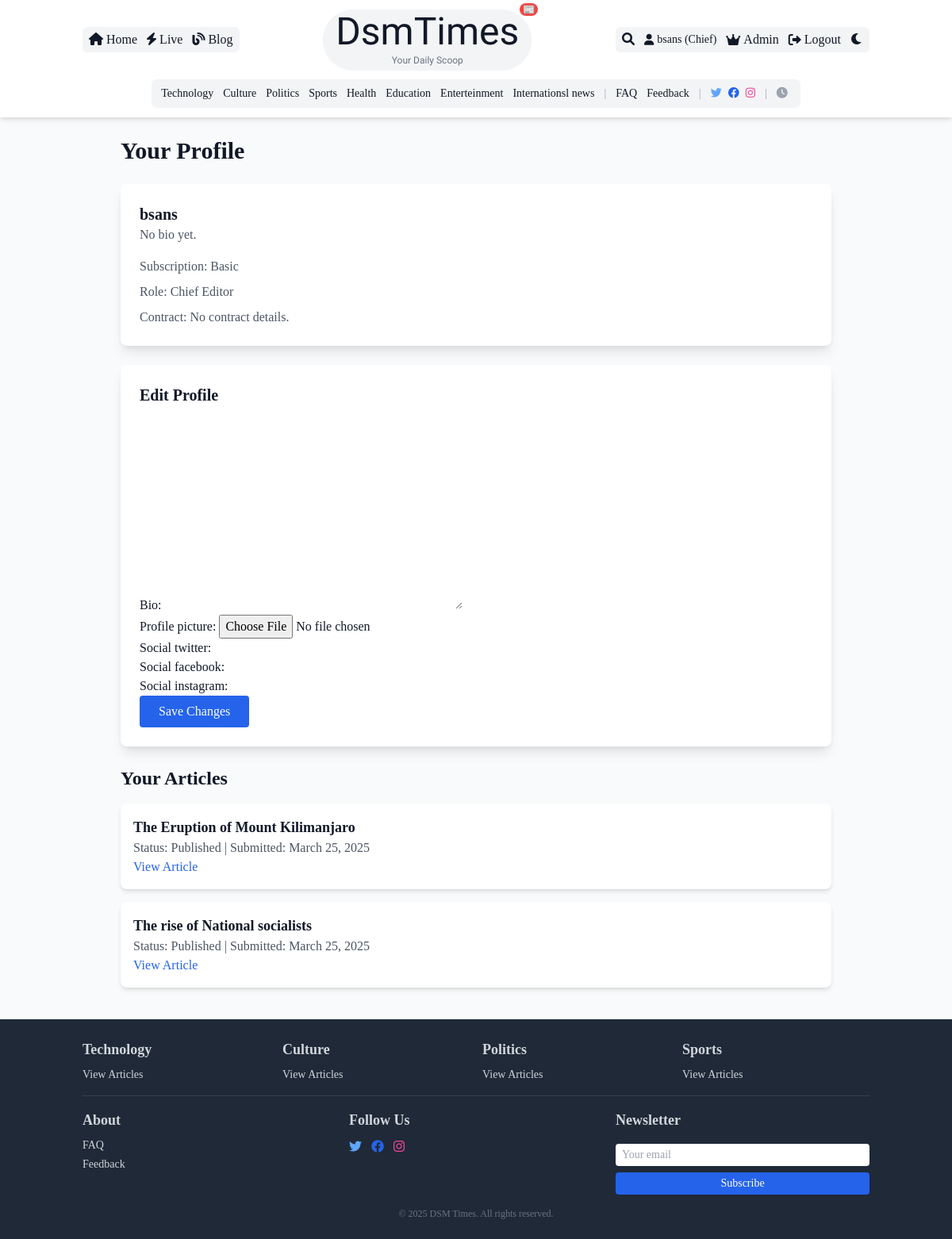
Before: /profile/ (signed in) with the older database file.
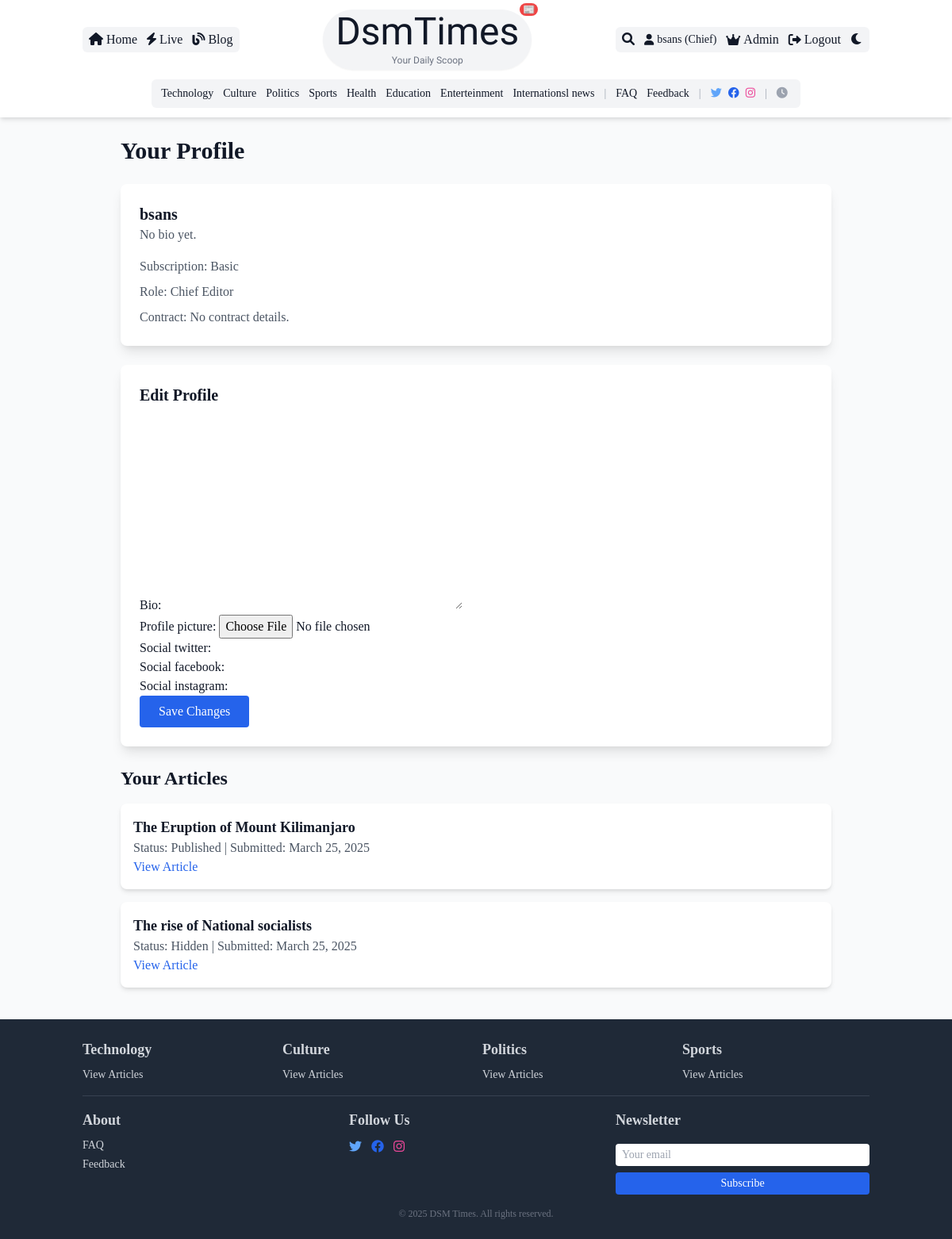
After: the same page with the newer database file.
### core/models.py (models this page shows, shortened)
class Article(models.Model):
    STATUS_CHOICES = (
        ('draft', 'Draft'),
        ('pending', 'Pending Approval'),
        ('published', 'Published'),
        ('hidden', 'Hidden'),
    )
    title = models.CharField(max_length=200)
    slug = models.SlugField(unique=True)
    author = models.ForeignKey(User, on_delete=models.CASCADE, related_name='articles')
    category = models.ForeignKey(Category, on_delete=models.SET_NULL, null=True)
    tags = models.ManyToManyField(Tag, blank=True)
    content = models.TextField()
    summary = models.TextField(max_length=500)
    featured_image = models.ImageField(upload_to='article_images/', blank=True, null=True)
    is_premium = models.BooleanField(default=False)
    status = models.CharField(max_length=20, choices=STATUS_CHOICES, default='draft')
    submitted_at = models.DateTimeField(auto_now_add=True)
    published_at = models.DateTimeField(null=True, blank=True)
    updated_at = models.DateTimeField(auto_now=True)
    views_count = models.PositiveIntegerField(default=0)
    read_time_minutes = models.PositiveIntegerField(default=5)
    breaking_news = models.BooleanField(default=False)
    likes = models.ManyToManyField(User, related_name='liked_articles', blank=True)

### core/views.py (the view)
# urls.py: path('profile/', views.profile, name='profile'),
@login_required
def profile(request):
    if not hasattr(request.user, 'userprofile'):
        UserProfile.objects.create(user=request.user)
    profile = request.user.userprofile
    articles = Article.objects.filter(author=request.user).order_by('-submitted_at')
    if request.method == 'POST':
        if 'request_editor' in request.POST:
            profile.editor_request = True
            profile.save()
            messages.success(request, 'Editor request submitted.')
        else:
            form = ProfileForm(request.POST, request.FILES, instance=profile)
            if form.is_valid():
                form.save()
                messages.success(request, 'Profile updated successfully.')
        return redirect('profile')
    else:
        form = ProfileForm(instance=profile)
    return render(request, 'core/profile.html', {'profile': profile, 'articles': articles, 'form': form})

### core/views.py
class ProfileForm(forms.ModelForm):
    class Meta:
        model = UserProfile
        fields = ['bio', 'profile_picture', 'social_twitter', 'social_facebook', 'social_instagram']

### core/context_processors.py (called while the page is built)
def global_context(request):
    categories = Category.objects.all()
    dark_mode = request.session.get('dark_mode', False)
    return {'categories': categories, 'dark_mode': dark_mode}

### core/templates/core/profile.html (shortened to what this page needs)
{% extends 'core/base.html' %}
{% block content %}
    <section class="max-w-4xl mx-auto px-4 sm:px-0">
        <h1 class="text-2xl sm:text-3xl font-bold mb-6 text-gray-900 dark:text-white">Your Profile</h1>
        <div class="bg-white dark:bg-gray-800 p-4 sm:p-6 rounded-lg shadow-lg mb-6">
            <h2 class="text-xl font-semibold text-gray-900 dark:text-white">{{ user.username }}</h2>
            <p class="text-gray-600 dark:text-gray-300">{{ profile.bio|default:"No bio yet." }}</p>
            <p class="mt-2 text-gray-600 dark:text-gray-300">Subscription: {{ profile.subscription_tier|title }}{% if profile.pending_subscription %} (Pending: {{ profile.pending_subscription.name }}) {% endif %}</p>
            {% if profile.is_editor %}
                <p class="mt-2 text-gray-600 dark:text-gray-300">Role: {% if profile.is_chief_editor %}Chief Editor{% else %}Editor{% endif %}</p>
                <p class="mt-2 text-gray-600 dark:text-gray-300">Contract: {{ profile.contract_details|default:"No contract details." }}</p>
            {% elif profile.editor_request %}
                <p class="mt-2 text-gray-600 dark:text-gray-300">Editor Request: Pending</p>
            {% else %}
                <form method="post" class="mt-4">
                    {% csrf_token %}
                    <input type="hidden" name="request_editor" value="true">
                    <button type="submit" class="bg-blue-600 text-white py-2 px-6 rounded hover:bg-blue-700 transition">Request Editor Role</button>
                </form>
            {% endif %}
        </div>
        <div class="bg-white dark:bg-gray-800 p-4 sm:p-6 rounded-lg shadow-lg mb-6">
            <h2 class="text-xl font-semibold mb-4 text-gray-900 dark:text-white">Edit Profile</h2>
            <form method="post" enctype="multipart/form-data">
                {{ form.as_p }}
                <button type="submit" class="bg-blue-600 text-white py-2 px-6 rounded hover:bg-blue-700 transition">Save Changes</button>
            </form>
        </div>
        <div>
            <h2 class="text-xl sm:text-2xl font-semibold mb-4 text-gray-900 dark:text-white">Your Articles</h2>
            {% for article in articles %}
                <div class="bg-white dark:bg-gray-800 p-4 rounded-lg shadow-md mb-4">
                    <h3 class="text-lg font-semibold text-gray-900 dark:text-white">{{ article.title }}</h3>
                    <p class="text-gray-600 dark:text-gray-300">Status: {{ article.status|title }} | Submitted: {{ article.submitted_at|date:"F d, Y" }}</p>
                    {% if article.status == 'published' or article.status == 'hidden' %}
                        <a href="{% url 'article_detail' article.slug %}" class="text-blue-600 hover:underline">View Article</a>
                    {% endif %}
                </div>
            {% empty %}
                <p class="text-gray-600 dark:text-gray-300">No articles yet.</p>
            {% endfor %}
        </div>
    </section>
{% endblock %}

Changed rows visible on the page:
changed Article "The rise of National socialists": status "Published" → "Hidden"
